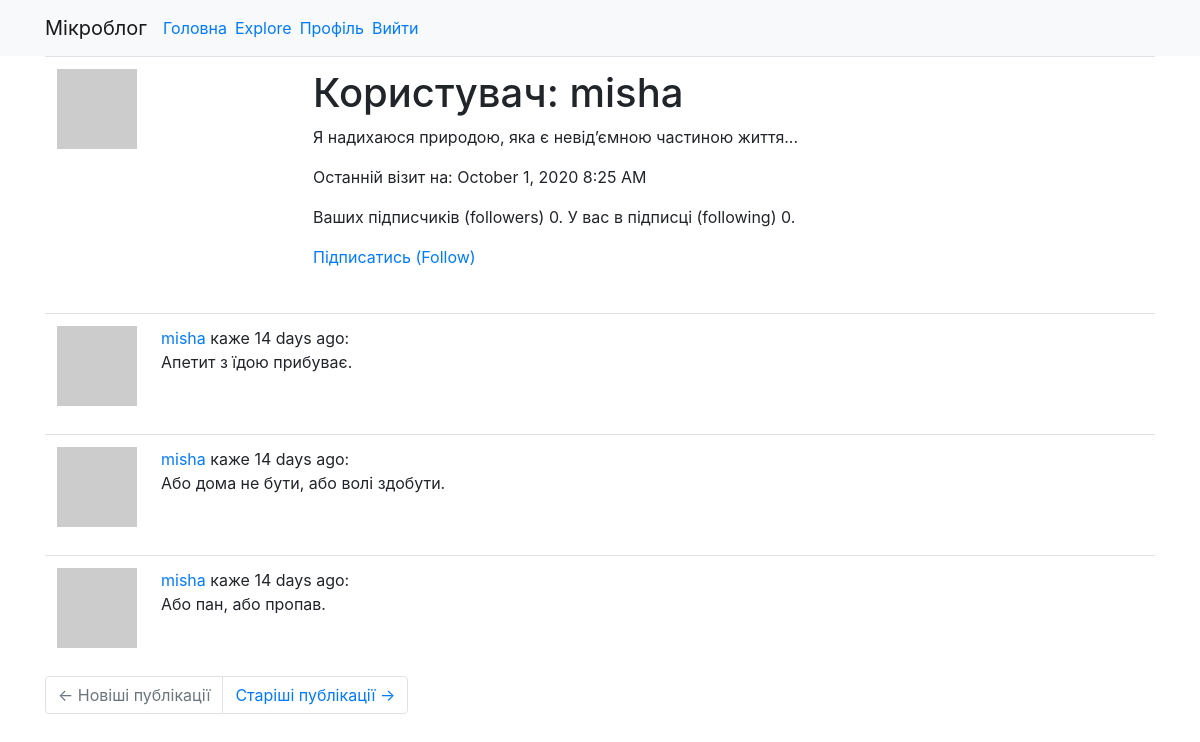
Page /user/misha (signed in) on the earlier database version.
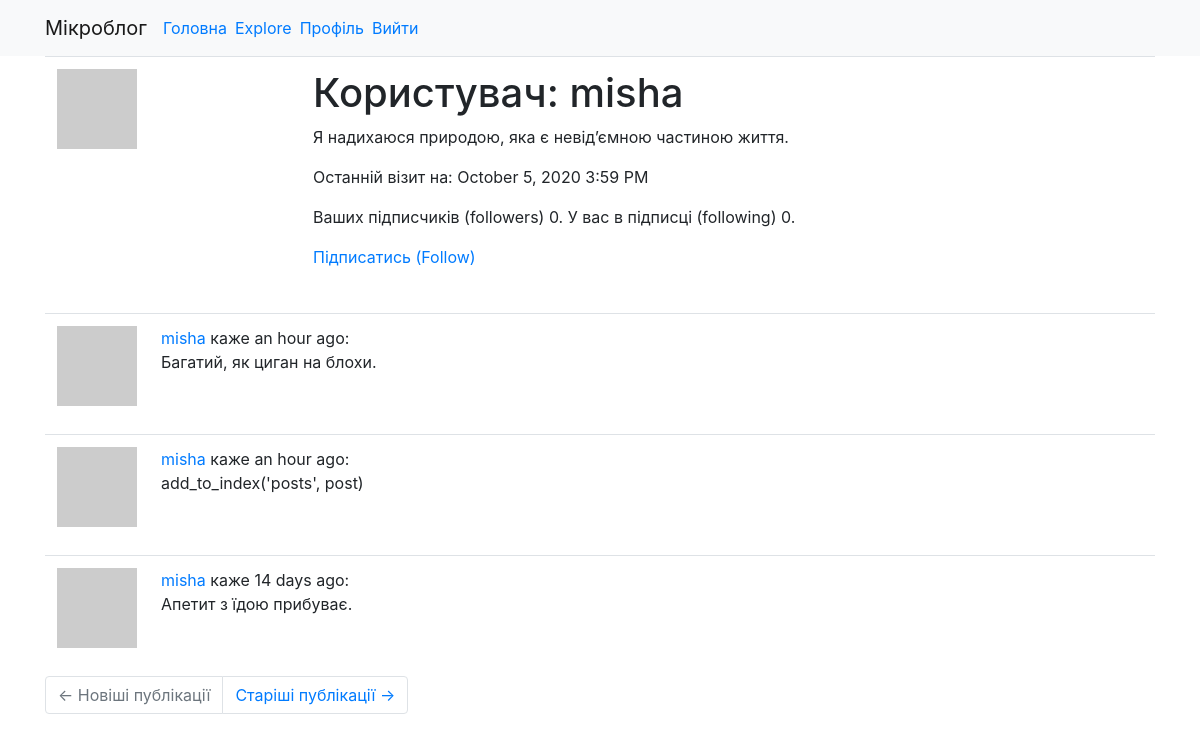
Same page on the later database version.
### app/models.py (models this page shows, shortened)
class User(UserMixin, db.Model):
    id = db.Column(db.Integer, primary_key=True)
    username = db.Column(db.String(64), index=True, unique=True)
    email = db.Column(db.String(120), index=True, unique=True)
    password_hash = db.Column(db.String(128))
    posts = db.relationship('Post', backref='author', lazy='dynamic')
    about_me = db.Column(db.String(140))
    last_seen = db.Column(db.DateTime, default=datetime.utcnow)
    followed = db.relationship(
        'User', secondary=followers,
        primaryjoin=(followers.c.follower_id == id),
        secondaryjoin=(followers.c.followed_id == id),
        backref=db.backref('followers', lazy='dynamic'), lazy='dynamic')
    def avatar(self, size):
        digest = md5(self.email.lower().encode('utf-8')).hexdigest()
        return f'https://www.gravatar.com/avatar/{digest}?d=identicon&s={size}'
    def is_following(self, user):
        return self.followed.filter(
            followers.c.followed_id == user.id).count() > 0

class Post(db.Model):
    __searchable__ = ['body']
    id = db.Column(db.Integer, primary_key=True)
    body = db.Column(db.String(140))
    timestamp = db.Column(db.DateTime, index=True, default=datetime.utcnow)
    user_id = db.Column(db.Integer, db.ForeignKey('user.id'))

### app/main/routes.py (the view)
@bp.route('/user/<username>')
@login_required
def user(username):
    user = User.query.filter_by(username=username).first_or_404()
    page = request.args.get('page', 1, type=int)
    posts = user.posts.order_by(Post.timestamp.desc()).paginate(
        page, current_app.config['POSTS_PER_PAGE'], False)
    next_url = url_for('main.user', username=user.username, page=posts.next_num) \
        if posts.has_next else None
    prev_url = url_for('main.user', username=user.username, page=posts.prev_num) \
        if posts.has_prev else None
    return render_template('user.html', user=user, posts=posts.items, next_url=next_url, prev_url=prev_url)

### app/main/routes.py (called while the page is built)
@bp.before_app_request
def before_request():
    if current_user.is_authenticated:
        current_user.last_seen = datetime.utcnow()
        db.session.commit()

### app/models.py (called while the page is built)
@login.user_loader
def load_user(id):
    return User.query.get(int(id))

### app/templates/user.html
{% extends "base.html" %}
{% block content %}
<table class="table table-hover">
	<tr>
		<td width="256px"><img src="{{ user.avatar(256) }}"></td>
		<td>
			<h1>Користувач: {{ user.username }}</h1>
			{% if user.about_me %}<p>{{ user.about_me }}</p>{% endif %}
			{% if user.last_seen %}<p>Останній візит на: {{ moment(user.last_seen).format('LLL') }}</p>{%endif %}
			<p>Ваших підписчиків (followers) {{ user.followers.count() }}. У вас в підписці (following)
				{{ user.followed.count() }}.</p>
			{% if user == current_user %}
			<p><a href="{{ url_for('main.edit_profile') }}">Редагувати свій профіль</a></p>
			{% elif not current_user.is_following(user) %}
			<p><a href="{{ url_for('main.follow', username=user.username) }}">Підписатись (Follow)</a></p>
			{% else %}
			<p><a href="{{ url_for('main.unfollow', username=user.username) }}">Відписатись (Unfollow)</a></p>
			{% endif %}
		</td>
	</tr>
</table>
{% for post in posts %}
{% include '_post.html' %}
{% endfor %}
{% include 'page_navigation.html' %}
{% endblock %}

### app/templates/_post.html
<table class="table table-hover">
	<tr>
		<td width="70px">
			<a href="{{ url_for('main.user', username=post.author.username) }}">
				<img src="{{ post.author.avatar(70) }}">
			</a>
		</td>
		<td>
			<a href="{{ url_for('main.user', username=post.author.username) }}">
				{{ post.author.username }}
			</a> каже {{ moment(post.timestamp).fromNow() }}:
			<br>
			<span id="post{{ post.id }}">{{ post.body }}</span>
		</td>
	</tr>
</table>

Differences in the rows shown:
no longer on this page (row unchanged): Post: author.username "misha", timestamp "14 days ago", body "Або дома не бути, або волі здобути."
no longer on this page (row unchanged): Post: author.username "misha", timestamp "14 days ago", body "Або пан, або пропав."
changed User "misha": about_me "Я надихаюся природою, яка є невід’ємною частиною життя..." → "Я надихаюся природою, яка є невід’ємною частиною життя."; last_seen "October 1, 2020 8:25 AM" → "October 5, 2020 3:59 PM"
added Post: author.username "misha", timestamp "an hour ago", body "Багатий, як циган на блохи."
added Post: author.username "misha", timestamp "an hour ago", body "add_to_index('posts', post)"
